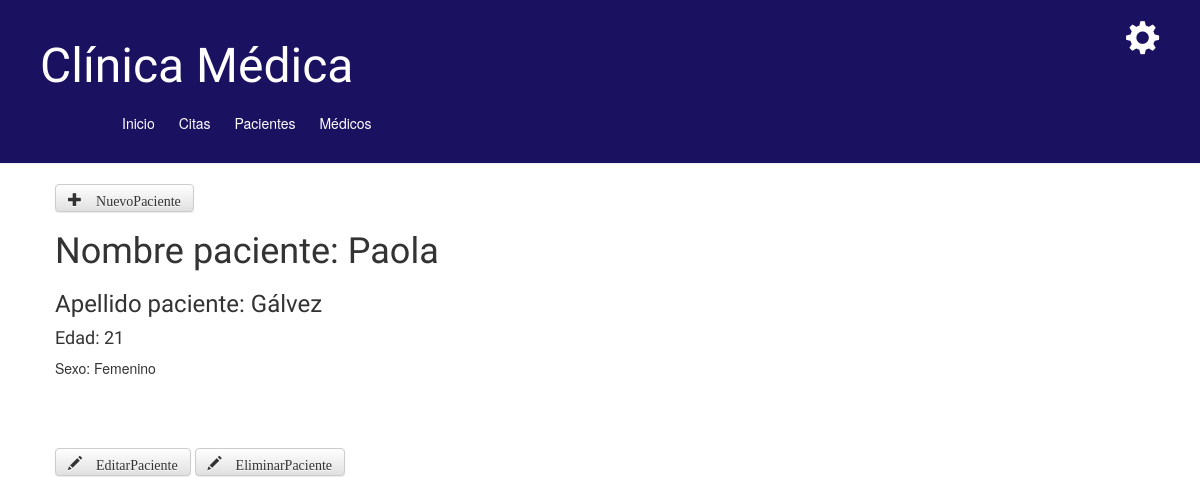
Page /paciente/1/ on the committed database.
### cita/models.py (models this page shows, shortened)
class Paciente(models.Model):
    nombre    = models.CharField(max_length=30)
    apellido  = models.CharField(max_length=20)
    edad      = models.IntegerField()
    sexo      = models.CharField(max_length=10)

### cita/views.py (the view)
# urls.py: url(r'^paciente/(?P<pk>[0-9]+)/$', views.DetallePaciente, name='DetallePaciente'),
def DetallePaciente(request, pk):
    pacientes = get_object_or_404(Paciente, pk=pk)
    return render(request, 'cita/DetallePaciente.html', {'pacientes':pacientes})

### cita/templates/cita/DetallePaciente.html (shortened to what this page needs)
{% extends 'cita/base.html' %}
{% block content %}
<a class="btn btn-default" href="{% url 'NuevoPaciente' %}"><span class="glyphicon glyphicon-plus"> NuevoPaciente</span></a>
    <div class="post">
       <h1>Nombre paciente: {{ pacientes.nombre }}</h1>
       <h3>Apellido paciente: {{ pacientes.apellido }}</h3>
       <h4>Edad: {{ pacientes.edad }}</h4>
       <p>Sexo: {{ pacientes.sexo }}</p>
    </div>
<a class="btn btn-default" href="{% url 'EditarPaciente' pk=pacientes.pk %}"><span class="glyphicon glyphicon-pencil"> EditarPaciente</span></a>
<a class="btn btn-default" href="{% url 'EliminarPaciente' pk=pacientes.pk %}"><span class="glyphicon glyphicon-pencil"> EliminarPaciente</span></a>
{% endblock %}

### cita/static/css/cita.css (style rules this page uses)
h1, h2, h3, h4 { font-family: 'Lobster', cursive; }
.post { margin-bottom: 70px; }

### rows in the picture
Paciente: nombre "Paola", apellido "Gálvez", edad "21", sexo "Femenino"
